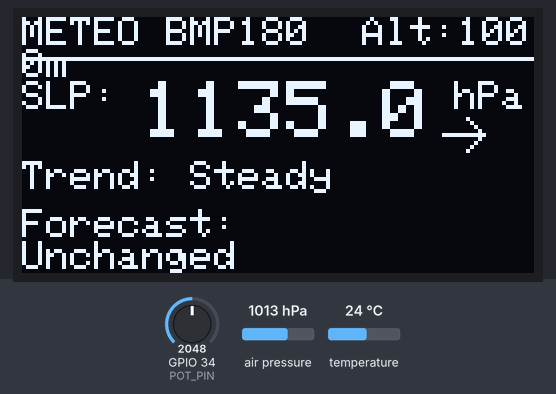
This sketch was run on a simulated ESP32. On the bench: 128×64 one-colour display. The test bench sets the inputs (shaded band); at power-on: air pressure 1013 hPa, GPIO 34 (POT_PIN) = 2048, temperature 24 °C.

Above: at 1.2 s.
1.3 s: air pressure set to 952 hPa
At 2.1 s:
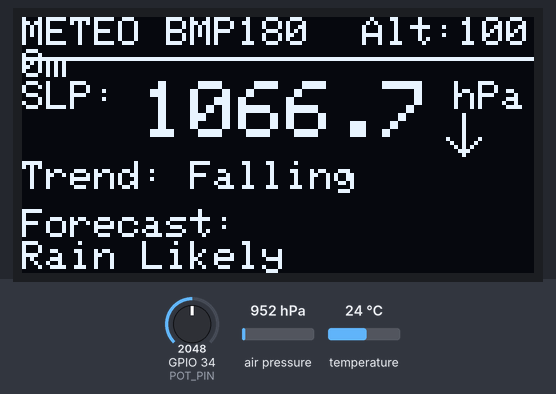
2.9 s: GPIO 34 (POT_PIN) set to 2088
At 4.1 s:
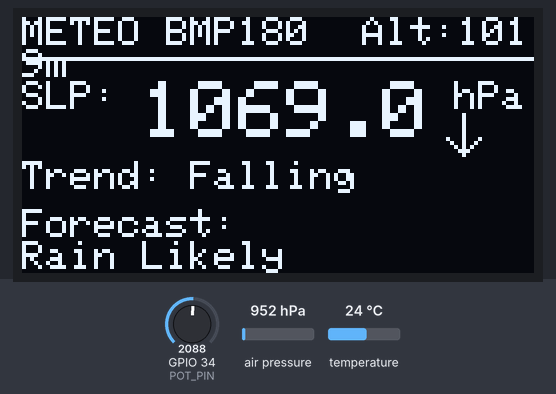
4.6 s: air pressure set to 1025 hPa
At 6.0 s:
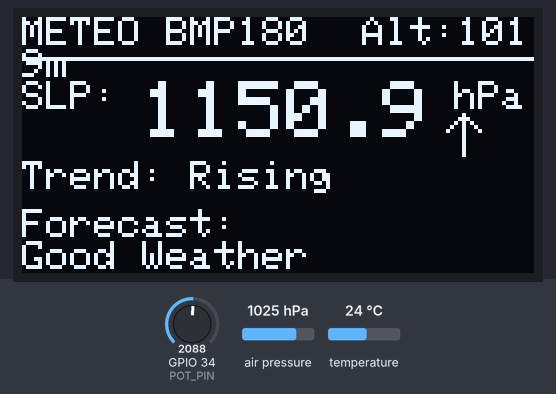
6.3 s: temperature set to 23.6 °C
At 6.8 s:
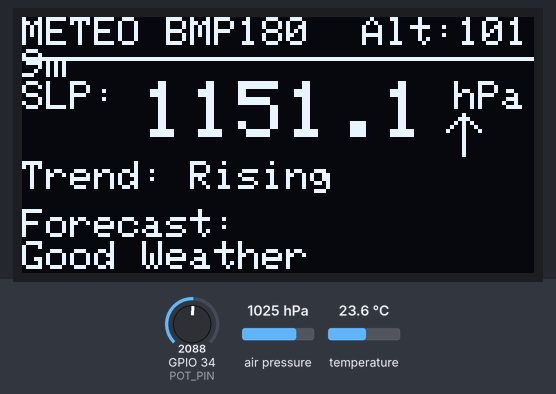
8.0 s: GPIO 34 (POT_PIN) set to 1884
At 8.8 s:
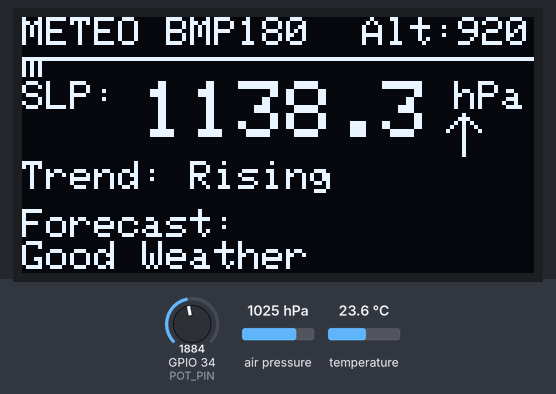
9.7 s: GPIO 34 (POT_PIN) set to 1848
At 10.8 s:
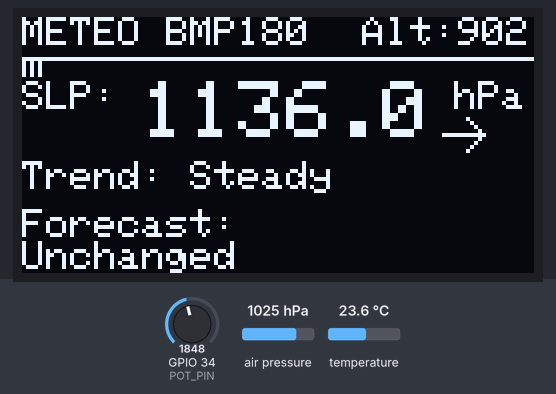
Timing chart, 0 to 12.4 s (numbered marks = the images above; inputs shaded):
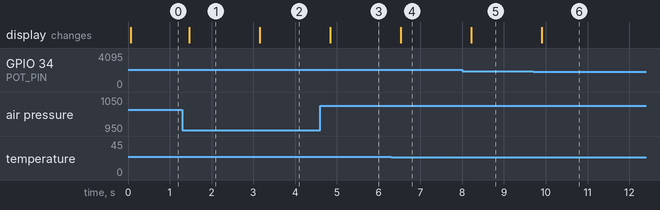

Measured:
- the behaviour switches between 2049 and 2050 on GPIO 34 (POT_PIN) (found by bisection; images 1 and 2)
- the behaviour switches between 24 and 23.9 °C on temperature (found by bisection; images 3 and 4)
- the behaviour switches between 1849 and 1848 on GPIO 34 (POT_PIN) (found by bisection; images 5 and 6)
- after the input at 1.3 s, the display: changes after 0.17 s (image 1)
- after the input at 2.9 s, the display: changes after 0.26 s (image 2)
- after the input at 4.6 s, the display: changes after 0.24 s (image 3)
- after the input at 6.3 s, the display: changes after 0.23 s (image 4)
- after the input at 8.0 s, the display: changes after 0.21 s (image 5)
- after the input at 9.7 s, the display: changes after 0.20 s (image 6)

The sketch:

p8-pressure-logger.ino
```cpp
#include <Wire.h>
#include <Adafruit_GFX.h>
#include <Adafruit_SSD1306.h>
#include <Adafruit_BMP085.h> // Switched to BMP180/BMP085 official driver
#include <math.h>

#define SCREEN_WIDTH 128
#define SCREEN_HEIGHT 64
#define OLED_RESET    -1
Adafruit_SSD1306 display(SCREEN_WIDTH, SCREEN_HEIGHT, &Wire, OLED_RESET);
Adafruit_BMP085 bmp; // Create BMP180 object instance

const int POT_PIN = 34;

// Historical log configuration (24 indices)
const int MAX_READINGS = 24;
float pressureHistory[MAX_READINGS];
int readingCount = 0;

// Timing mechanisms (1 minute for demo instead of 1 hour)
const unsigned long LOG_INTERVAL = 60000UL;
unsigned long lastLogTime = 0;

// Custom Render Pipeline Helper for Screen UI Vectors
void drawTrendArrow(int x, int y, int direction) {
  if (direction == 1) { // Upward Arrow Vector
    display.drawLine(x, y + 10, x, y, SSD1306_WHITE);
    display.drawLine(x, y, x - 4, y + 4, SSD1306_WHITE);
    display.drawLine(x, y, x + 4, y + 4, SSD1306_WHITE);
  } else if (direction == -1) { // Downward Arrow Vector
    display.drawLine(x, y, x, y + 10, SSD1306_WHITE);
    display.drawLine(x, y + 10, x - 4, y + 6, SSD1306_WHITE);
    display.drawLine(x, y + 10, x + 4, y + 6, SSD1306_WHITE);
  } else { // Flat Lateral Arrow Vector (Steady)
    display.drawLine(x - 5, y + 5, x + 5, y + 5, SSD1306_WHITE);
    display.drawLine(x + 5, y + 5, x + 1, y + 1, SSD1306_WHITE);
    display.drawLine(x + 5, y + 5, x + 1, y + 9, SSD1306_WHITE);
  }
}

void setup() {
  Serial.begin(115200);

  if(!display.begin(SSD1306_SWITCHCAPVCC, 0x3C)) {
    Serial.println(F("OLED failure"));
    for(;;);
  }

  // Initialize BMP180 (Defaults automatically to standard I2C address 0x77)
  if (!bmp.begin()) {
    Serial.println(F("BMP180 not found! Check wiring."));
    for(;;);
  }

  display.clearDisplay();
  display.setTextColor(SSD1306_WHITE);

  // Prime array with an initial reading to prevent empty lookups
  float initialStationP = bmp.readPressure() / 100.0F; // Convert Pa to hPa
  float initialTemp = bmp.readTemperature();
  int potVal = analogRead(POT_PIN);
  float initialAlt = map(potVal, 0, 4095, 0, 2000);
  float initialSeaLevelP = initialStationP * pow(1.0 - (0.0065 * initialAlt) / (initialTemp + (0.0065 * initialAlt) + 273.15), -5.257);

  for(int i = 0; i < MAX_READINGS; i++) {
    pressureHistory[i] = initialSeaLevelP;
  }
  readingCount = 1;
  lastLogTime = millis();
}

void loop() {
  // 1. Read Potentiometer to scale Elevation Compensation Input (0 - 2000m)
  int potValue = analogRead(POT_PIN);
  float localAltitude = map(potValue, 0, 4095, 0, 2000);

  // 2. Read environmental station raw telemetry from BMP180
  float temp = bmp.readTemperature();
  float stationPressure = bmp.readPressure() / 100.0F; // Pa to hPa

  // 3. Compute sea level pressure equation mapping local altitude variables
  float seaLevelPressure = stationPressure * pow(1.0 - (0.0065 * localAltitude) / (temp + (0.0065 * localAltitude) + 273.15), -5.257);

  // 4. Log intervals to FIFO structural buffer
  if (millis() - lastLogTime >= LOG_INTERVAL) {
    lastLogTime = millis();

    // Shift elements leftward (FIFO Queue eviction)
    for (int i = 0; i < MAX_READINGS - 1; i++) {
      pressureHistory[i] = pressureHistory[i + 1];
    }
    pressureHistory[MAX_READINGS - 1] = seaLevelPressure;
    if (readingCount < MAX_READINGS) readingCount++;

    Serial.print("Logged BMP180 Sea-Level Pressure: "); Serial.print(seaLevelPressure, 2); Serial.println(" hPa");
  }

  // 5. Evaluate weather trend over last 3 updates (3 minutes in demo mode)
  float oldPressure = pressureHistory[MAX_READINGS - 3];
  float deltaP = seaLevelPressure - oldPressure;

  String trendStr = "Steady";
  String forecastStr = "Unchanged";
  int arrowDirection = 0; // 0: Steady, 1: Rising, -1: Falling

  if (deltaP >= 1.0) {
    trendStr = "Rising";
    forecastStr = "Good Weather";
    arrowDirection = 1;
  } else if (deltaP <= -1.0) {
    trendStr = "Falling";
    forecastStr = "Rain Likely";
    arrowDirection = -1;
  }

  // 6. Graphics Pipeline Output
  display.clearDisplay();

  // Render Header Bar
  display.setTextSize(1);
  display.setCursor(0, 0);
  display.print("METEO BMP180");
  display.setCursor(85, 0);
  display.print("Alt:"); display.print((int)localAltitude); display.print("m");
  display.drawFastHLine(0, 10, 128, SSD1306_WHITE);

  // Show Calculated Sea-Level Pressure
  display.setCursor(0, 16);
  display.print("SLP: ");
  display.setTextSize(2);
  display.print(seaLevelPressure, 1);
  display.setTextSize(1);
  display.print(" hPa");

  // Forecast Text Output
  display.setCursor(0, 36);
  display.print("Trend: "); display.print(trendStr);
  display.setCursor(0, 48);
  display.print("Forecast: ");
  display.setCursor(0, 56);
  display.print(forecastStr);

  // Draw Context-Aware Micro-Trend Vector Arrow Icon
  drawTrendArrow(110, 24, arrowDirection);

  display.display();
  delay(250);
}
```
